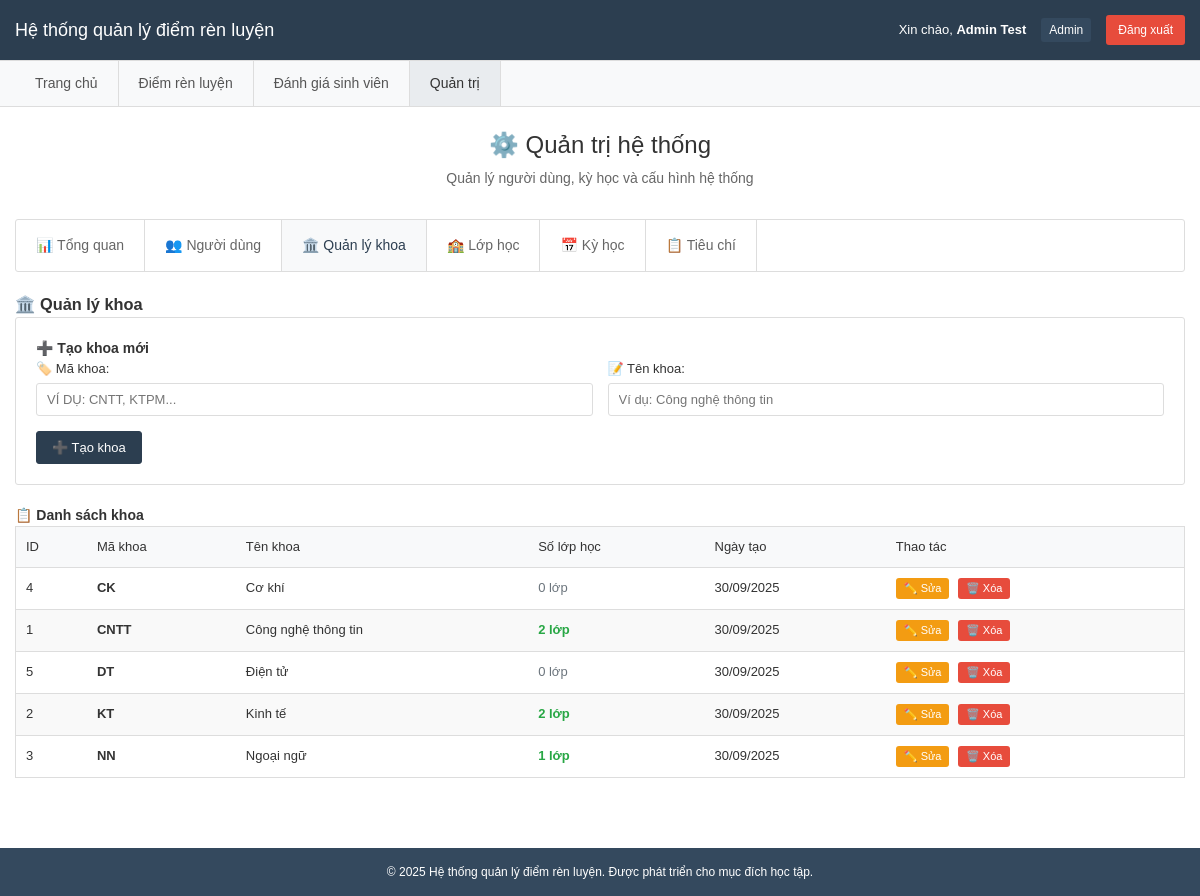
The app's page /admin.php?tab=faculties (signed in), older data.
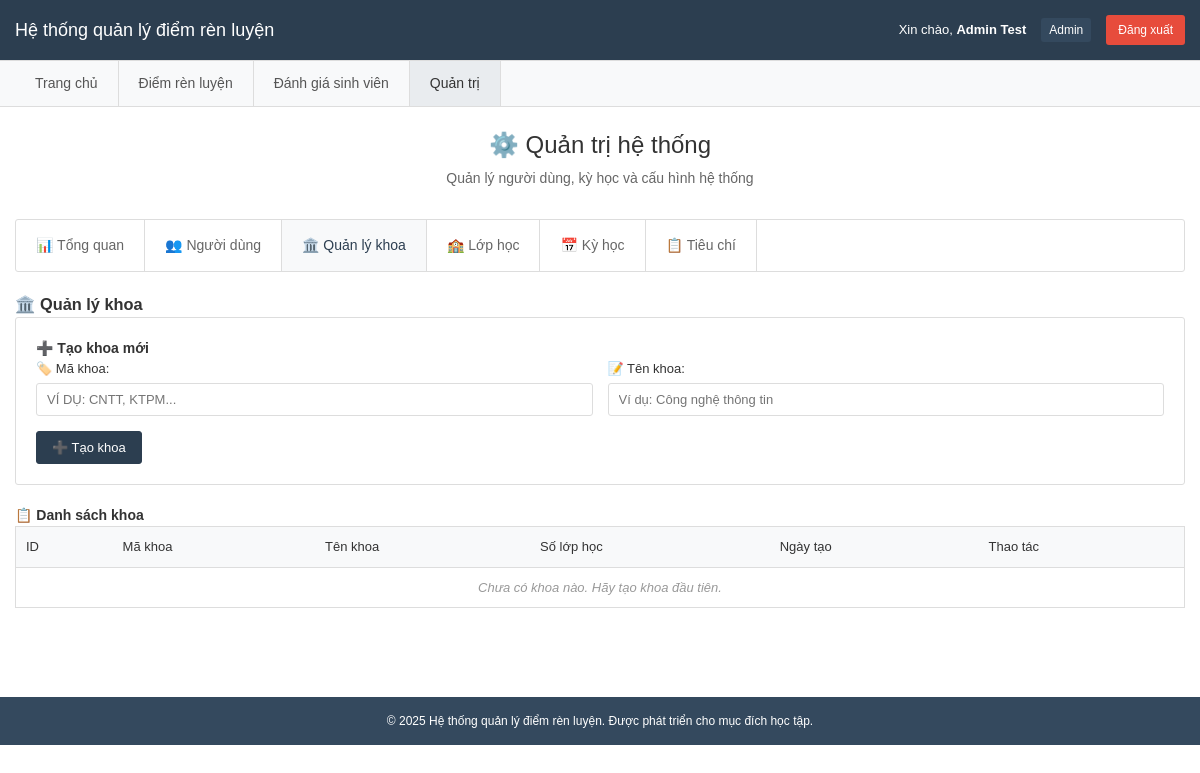
The same page, newer data.
### tables this page shows
CREATE TABLE IF NOT EXISTS faculties (
  id BIGINT UNSIGNED PRIMARY KEY AUTO_INCREMENT,
  code VARCHAR(50) NOT NULL UNIQUE,
  name VARCHAR(255) NOT NULL,
  created_at TIMESTAMP NULL DEFAULT CURRENT_TIMESTAMP,
  updated_at TIMESTAMP NULL DEFAULT CURRENT_TIMESTAMP ON UPDATE CURRENT_TIMESTAMP
);

### admin.php (the view, shortened to what the changed rows need)
<?php
require_once 'config.php';
$current_tab = isset($_GET['tab']) ? $_GET['tab'] : 'dashboard';
try {
    $stats = [];
    $stmt = $pdo->query("SELECT role, COUNT(*) as count FROM users WHERE is_active = 1 GROUP BY role");
    $user_stats = $stmt->fetchAll(PDO::FETCH_KEY_PAIR);
    $stmt = $pdo->query("SELECT COUNT(*) FROM students");
    $stats['total_students'] = $stmt->fetchColumn();
    $stmt = $pdo->query("SELECT COUNT(*) FROM lecturers");
    $stats['total_lecturers'] = $stmt->fetchColumn();
    $stmt = $pdo->query("SELECT COUNT(*) FROM classes");
    $stats['total_classes'] = $stmt->fetchColumn();
    $stmt = $pdo->query("SELECT COUNT(*) FROM evaluations");
    $stats['total_evaluations'] = $stmt->fetchColumn();
    $stmt = $pdo->query("SELECT * FROM faculties ORDER BY name");
    $faculties = $stmt->fetchAll(PDO::FETCH_ASSOC);
} catch (PDOException $e) {
    $error_message = "Lỗi truy vấn database: " . $e->getMessage();
}
?>
<!DOCTYPE html>
<html lang="vi">
<head>
    <link rel="stylesheet" href="style.css">
</head>
<body>
    <header class="header">
        <div class="container">
            <h1>Hệ thống quản lý điểm rèn luyện</h1>
        </div>
    </header>
    <main class="main-content">
        <div class="container">
            <section class="page-header">
                <h2>⚙️ Quản trị hệ thống</h2>
            </section>
            <?php if ($current_tab == 'dashboard'): ?>
                <section class="dashboard-section">
                    <h3>📊 Thống kê tổng quan</h3>
                    <div class="stats-grid">
                        <div class="stat-box">
                            <div class="stat-number"><?php echo number_format($stats['total_students']); ?></div>
                            <div class="stat-label">👨‍🎓 Sinh viên</div>
                        </div>
                        <div class="stat-box">
                            <div class="stat-number"><?php echo number_format($stats['total_lecturers']); ?></div>
                            <div class="stat-label">👨‍🏫 Giảng viên</div>
                        </div>
                        <div class="stat-box">
                            <div class="stat-number"><?php echo number_format($stats['total_classes']); ?></div>
                            <div class="stat-label">🏫 Lớp học</div>
                        </div>
                        <div class="stat-box">
                            <div class="stat-number"><?php echo number_format($stats['total_evaluations']); ?></div>
                            <div class="stat-label">📝 Đánh giá</div>
                        </div>
                        <div class="stat-box">
                            <div class="stat-number"><?php echo number_format($user_stats['admin'] ?? 0); ?></div>
                            <div class="stat-label">👑 Admin</div>
                        </div>
                        <div class="stat-box">
                            <div class="stat-number"><?php echo number_format($user_stats['lecturer'] ?? 0); ?></div>
                            <div class="stat-label">🎓 Lecturer</div>
                        </div>
                        <div class="stat-box">
                            <div class="stat-number"><?php echo number_format($user_stats['student'] ?? 0); ?></div>
                            <div class="stat-label">📚 Student</div>
                        </div>
                        <div class="stat-box">
                            <div class="stat-number"><?php echo number_format(array_sum($user_stats)); ?></div>
                            <div class="stat-label">👤 Tổng users</div>
                        </div>
                    </div>
                </section>
            <?php elseif ($current_tab == 'faculties'): ?>
                <section class="faculties-section">
                    <div class="admin-table-container">
                        <table class="admin-table">
                            <thead>
                                <tr>
                                    <th>ID</th>
                                    <th>Mã khoa</th>
                                    <th>Tên khoa</th>
                                    <th>Số lớp học</th>
                                    <th>Ngày tạo</th>
                                    <th>Thao tác</th>
                                </tr>
                            </thead>
                            <tbody>
                                <?php if (empty($faculties)): ?>
                                <tr>
                                    <td colspan="6" style="text-align: center; color: #999; font-style: italic;">
                                        Chưa có khoa nào. Hãy tạo khoa đầu tiên.
                                    </td>
                                </tr>
                                <?php else: ?>
                                <?php foreach ($faculties as $faculty): ?>
                                <tr>
                                    <td><?php echo $faculty['id']; ?></td>
                                    <td><strong><?php echo htmlspecialchars($faculty['code']); ?></strong></td>
                                    <td><?php echo htmlspecialchars($faculty['name']); ?></td>
                                    <td>
                                        <?php
                                        $stmt = $pdo->prepare("SELECT COUNT(*) FROM classes WHERE faculty_id = ?");
                                        $stmt->execute([$faculty['id']]);
                                        $class_count = $stmt->fetchColumn();
                                        echo $class_count > 0 ?
                                            '<span style="color: #28a745; font-weight: bold;">' . $class_count . ' lớp</span>' :
                                            '<span style="color: #6c757d;">0 lớp</span>';
                                        ?>
                                    </td>
                                    <td><?php echo date('d/m/Y', strtotime($faculty['created_at'])); ?></td>
                                    <td>
                                        <button class="btn-small btn-edit"
                                                onclick="editFaculty(<?php echo $faculty['id']; ?>, '<?php echo htmlspecialchars($faculty['code'], ENT_QUOTES); ?>', '<?php echo htmlspecialchars($faculty['name'], ENT_QUOTES); ?>')">✏️ Sửa</button>
                                        <button class="btn-small btn-delete"
                                                onclick="deleteFaculty(<?php echo $faculty['id']; ?>, '<?php echo htmlspecialchars($faculty['name'], ENT_QUOTES); ?>')">🗑️ Xóa</button>
                                    </td>
                                </tr>
                                <?php endforeach; ?>
                                <?php endif; ?>
                            </tbody>
                        </table>
                    </div>
                </section>
            <?php endif; ?>
        </div>
    </main>
</body>
</html>

Row changes from the older to the newer data that the page shows:
removed faculties: id "4", code "CK", name "Cơ khí", shows "0 lớp", created_at "30/09/2025"
removed faculties: id "1", code "CNTT", name "Công nghệ thông tin", class_count "2", created_at "30/09/2025"
removed faculties: id "5", code "DT", name "Điện tử", shows "0 lớp", created_at "30/09/2025"
removed faculties: id "2", code "KT", name "Kinh tế", class_count "2", created_at "30/09/2025"
removed faculties: id "3", code "NN", name "Ngoại ngữ", class_count "1", created_at "30/09/2025"
Text that changed along with them:
text now shown: "Chưa có khoa nào. Hãy tạo khoa đầu tiên."
